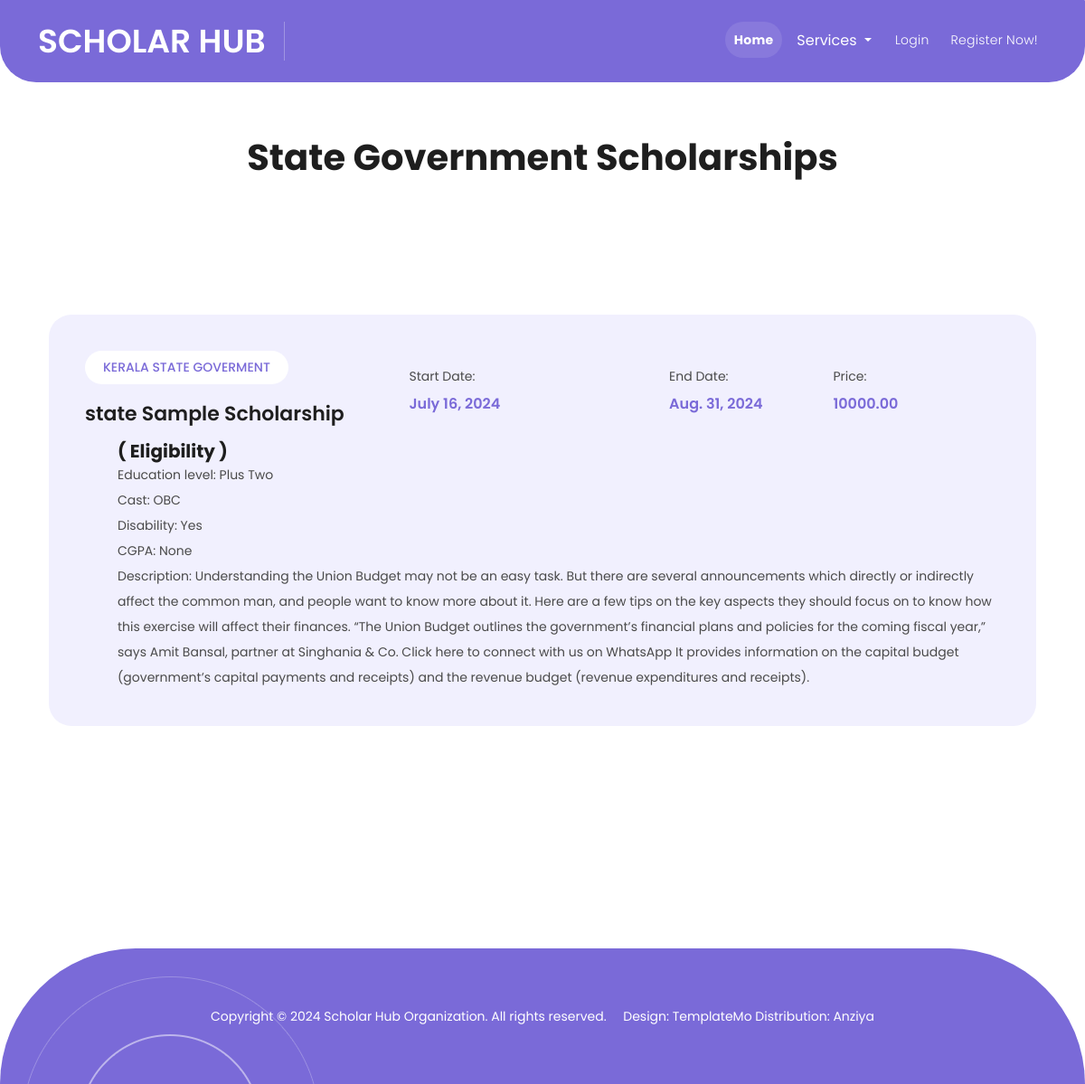
Before: /state/scholarships/ with the older database file.
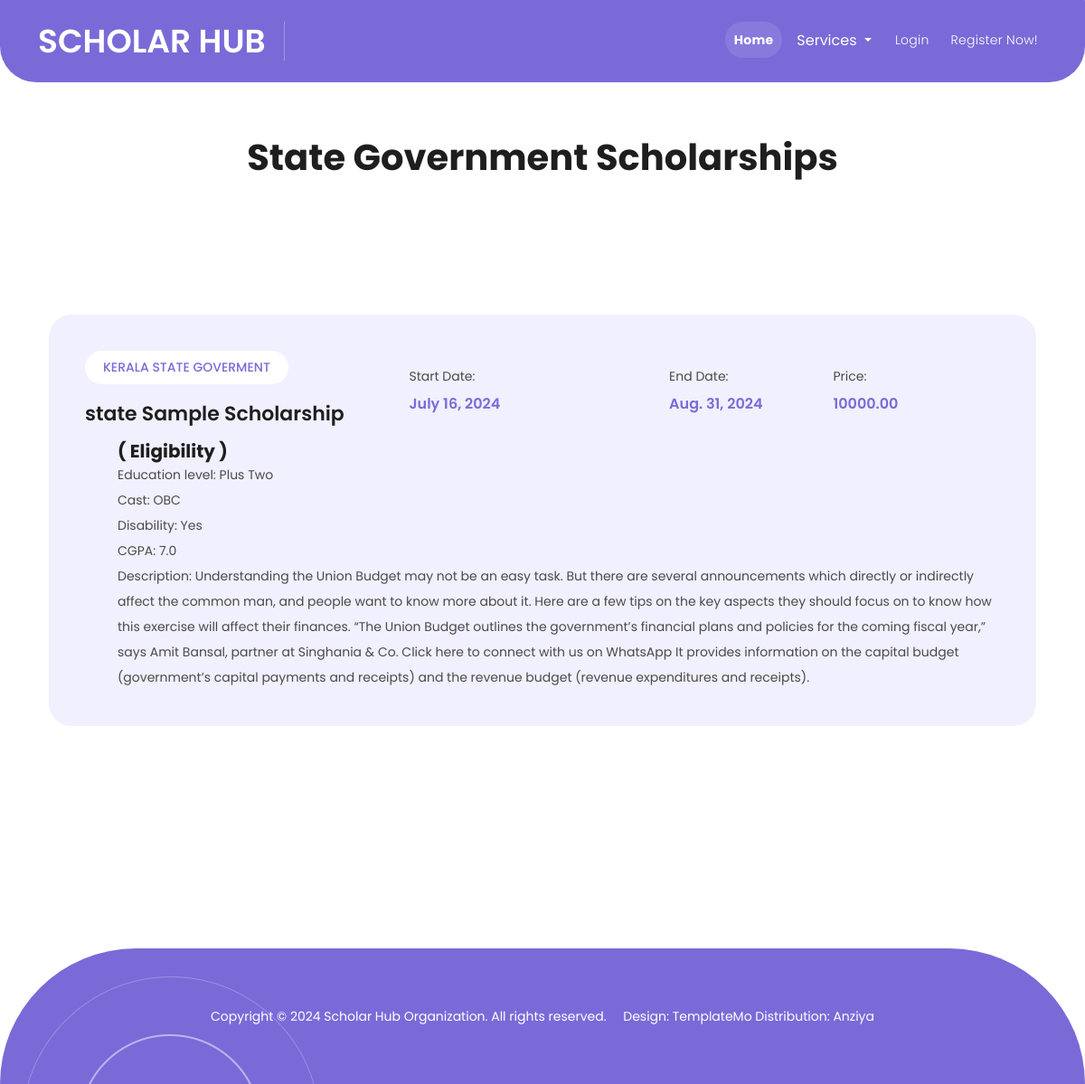
After: the same page with the newer database file.
### base/models.py (models this page shows, shortened)
class ScholarShip(models.Model):
    provider = models.ForeignKey(ScholarShipProvider, on_delete=models.CASCADE,null=True,blank=True)
    central = models.ForeignKey(CentralGoverment, on_delete=models.CASCADE,null=True,blank=True)
    state = models.ForeignKey(StateGoverment, on_delete=models.CASCADE,null=True,blank=True)
    title = models.CharField(max_length=255)
    description = models.TextField()
    amount = models.DecimalField(max_digits=10, decimal_places=2)
    application_date = models.DateField(auto_now_add=True)
    start_date = models.DateField(null=True, blank=True)
    end_date = models.DateField(null=True, blank=True)
    EDU_OP = (('10','10'),
              ('plus_two','Plus Two'),
              ('ug','UG'),
              ('pg','PG'))
    education_level = models.CharField(max_length=200,choices=EDU_OP,null=True,blank=True)
    CAST_OP=(('sc_st','SE-ST'),
              ('obc','OBC'),
              ('genaral','Genaral')
            )
    cast =models.CharField(max_length=200,choices=CAST_OP,null=True,blank=True)
    DIS_OP=(('1','Yes'),
            ('0','No'),)
    disability =models.CharField(max_length=200,choices=DIS_OP,null=True,blank=True)
    cgpa = models.FloatField(null=True, blank=True, validators=[MaxValueValidator(10.0)])

class StateGoverment(models.Model):
    central_gov = models.ForeignKey(CentralGoverment,on_delete=models.CASCADE,null=True)
    image = models.ImageField(upload_to='images',null=True,blank=True)
    name =  models.CharField(max_length=255, unique=True)
    description = models.TextField(blank=True, null=True)
    provider_id = models.CharField(max_length=255, unique=True,null=True,blank=True)
    password = models.CharField(max_length=255, null=True,blank=True)

### base/views.py (the view)
# urls.py: path('state/scholarships/',views.state_gov,name='state_sch'),
def state_gov(request):
    state_scholarships = ScholarShip.objects.filter(state__isnull=False)
    current_date = timezone.now().date()
    return render(request, 'state_sch.html', {'scholarships': state_scholarships,'current_date': current_date})

### base/context_processors.py (called while the page is built)
def unread_logs_count(request):
    count = 0
    if request.user.is_authenticated:
        count = Log.objects.filter(user=request.user, is_viewed=False).count()
    return {'unread_logs_count': count}

### base/templates/state_sch.html (shortened to what this page needs)
{% extends "base.html" %}
{% load static %}
{% block home %}
<div class="container" style="margin-top: 150px;min-height:50vh;">
    <div class="row">
        <div class="col-12">
            <div class="contact-us-content">
                <h1 class="text-center">State Government Scholarships</h1>
                <div class="section events" id="events">
                    <div class="container">
                        <div class="row">
                            {% for s in scholarships %}
                            <div class="col-lg-12 col-md-6">
                                <div class="item">
                                    <div class="row">
                                        <div class="col-lg-12">
                                            <ul>
                                                <li>
                                                    <span class="category">{{s.state.name}}</span>
                                                    <h4>{{s.title}}</h4>
                                                </li>
                                                <li>
                                                    <span>Start Date:</span>
                                                    <h6>{{s.start_date}}</h6>
                                                </li>
                                                <li>
                                                    <span>End Date:</span>
                                                    <h6>{{s.end_date}}</h6>
                                                </li>
                                                <li>
                                                    <span>Price:</span>
                                                    <h6>{{s.amount}}</h6>
                                                </li>
                                            </ul>
                                        </div>
                                    </div>
                                    <div class="row ms-4 mt-3">
                                        <h5>( Eligibility )</h5>
                                        <p>Education level: {{ s.get_education_level_display }}</p>
                                        <p>Cast: {{ s.get_cast_display }}</p>
                                        <p>Disability: {{ s.get_disability_display }}</p>
                                        <p>CGPA: {{ s.cgpa }}</p>
                                        <p>Description: {{ s.description }}</p>
                                    </div>
                                </div>
                            </div>
                            {% endfor %}
                        </div>
                    </div>
                </div>
            </div>
        </div>
    </div>
</div>
{% endblock home %}

Changed rows visible on the page:
changed ScholarShip "state Sample Scholarship": cgpa "None" → "7.0"
